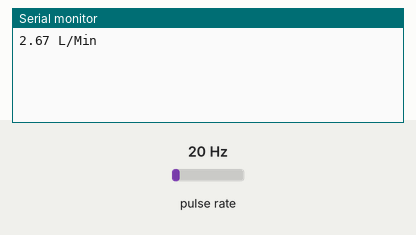
Recording of a sketch running on a simulated ESP32. Shown: the last lines printed to the serial monitor. Wiring (inferred from the names in the program): pulse sensor: data GPIO 32. The test bench sets the inputs (shaded band); at power-on: pulse rate 20 Hz.

Above: at 1.2 s.
1.3 s: pulse rate (sensor on GPIO 32) set to 4 Hz
At 2.6 s:
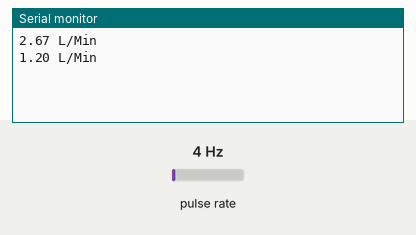
2.8 s: pulse rate (sensor on GPIO 32) set to 50 Hz
At 3.8 s:
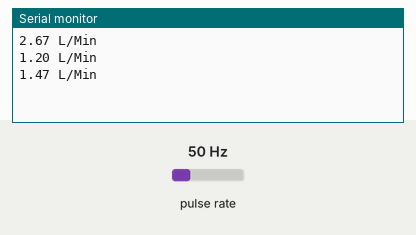
Timing chart, 0 to 5.8 s (numbered marks = the images above; inputs shaded):
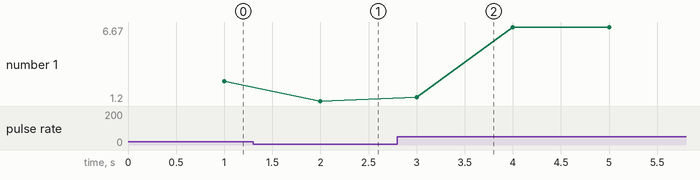

Measured:
- after the input at 1.3 s, the serial monitor: prints a new line after 0.70 s (image 1)
- after the input at 2.8 s, the serial monitor: prints a new line after 0.20 s (image 2)
- plotted number 1: 2.67 → 1.2 after the input at 1.3 s, 1.2 → 6.67 after the input at 2.8 s

The sketch:

yfs201-flow-sensor.ino
```cpp
#include <Arduino.h>

#define FLOWSENSOR_PIN 32

volatile unsigned long pulseCount = 0;
double flowRate;
unsigned long currentTime;
unsigned long lastTime;

void IRAM_ATTR pulse() {
    pulseCount++;
}

void setup() {
    pinMode(FLOWSENSOR_PIN, INPUT);
    Serial.begin(115200);
    attachInterrupt(digitalPinToInterrupt(FLOWSENSOR_PIN), pulse, RISING);
    currentTime = millis();
    lastTime = currentTime;
}

void loop() {
    currentTime = millis();
    if (currentTime - lastTime >= 1000) {
        lastTime = currentTime;
        flowRate = (pulseCount / 7.5);
        pulseCount = 0;
        Serial.print(flowRate);
        Serial.println(" L/Min");
    }
}
```
